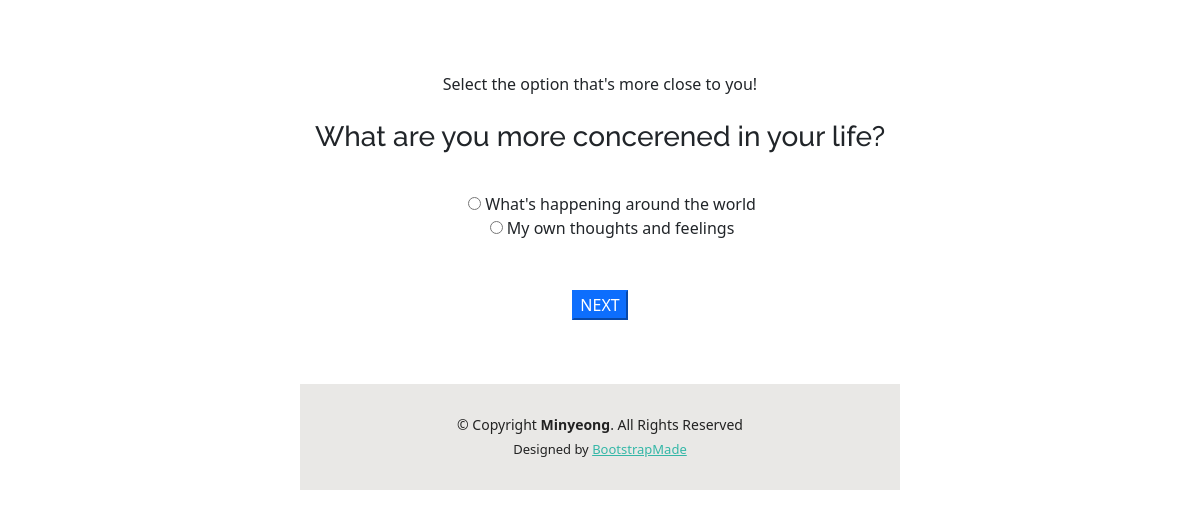
Page /test/ on the committed database.
### firstapp/models.py (models this page shows, shortened)
class Question(models.Model):
    question_text=models.CharField(max_length=200) #human readable name
    question_type=models.CharField(max_length=10,default='EI') #holds the type of a question for calculating the result

class Choice(models.Model):
    question=models.ForeignKey(Question,on_delete=models.CASCADE)
    choice_text=models.CharField(max_length=200)
    choice_point=models.BooleanField(default=True)
    votes=models.IntegerField(default=0)

### firstapp/views.py (the view, shortened to what this page needs)
# urls.py: path('test/',views.test,name='test'),
def test(request):
    global answering_count
    user_ip=request.META['REMOTE_ADDR']
    if not User.objects.filter(user_ip=user_ip).exists():
        u=User(user_ip=request.META['REMOTE_ADDR'])
        u.save()
    user_obj=User.objects.get(user_ip=user_ip)
    if request.method=="GET":
        answering_count=0
        question=Question.objects.first()
        return render(request,'firstapp/test.html',{'question': question})
    return render(request,'firstapp/test.html',{'question':question})

### firstapp/templates/firstapp/test.html (shortened to what this page needs)
{% include "firstapp/head.html" %}
    <body class="col">
        <br><br><br>
        <div>Select the option that's more close to you! </div><br>
        <form action="{% url 'firstapp:test' %}" method="post">
            <fieldset>
                <legend><h3>{{question.question_text}}</h3></legend>
                <div class="form-check" role="group" >
                    <br><br><br>
                <div>
                {% for choice in question.choice_set.all %}
                    <label class="form-check-label" for="choice{{ forloop.counter }}"><input  type="radio" class="'form-check-input" autocomplete="off" name="choice" id="choice{{ forloop.counter }}" value="{{choice.id}}">
                        {{ choice.choice_text }} </label>
                    <br>
                {% endfor %}
                </div>
                </div>
            </fieldset>
            <br><br>
            <input class="btn-primary" type="submit" value="NEXT">
        </form>
        <br><br>
        {% include 'firstapp/footer.html' %}
    </body>
</html>

### static/css/styles.css (style rules this page uses)
body { font-family: "Open Sans", sans-serif; color: #444444; }
h1, h2, h3, h4, h5, h6 { font-family: "Raleway", sans-serif; }

### firstapp/templates/firstapp/head.html (style rules this page uses)
body { width: 600px; margin: 0 auto; text-align:center; }

### rows in the picture
Question: question_text "What are you more concerened in your life?"
Choice: choice_text "What's happening around the world"
Choice: choice_text "My own thoughts and feelings"
